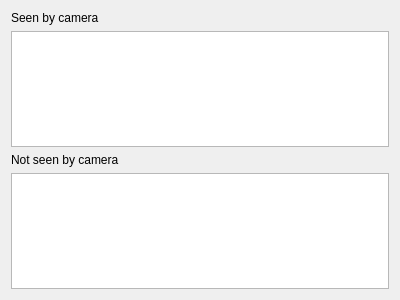
<?xml version="1.0" encoding="UTF-8"?>
<ui version="4.0">
 <class>Form</class>
 <widget class="QWidget" name="Form">
  <property name="geometry">
   <rect>
    <x>0</x>
    <y>0</y>
    <width>400</width>
    <height>300</height>
   </rect>
  </property>
  <property name="windowTitle">
   <string>Form</string>
  </property>
  <layout class="QVBoxLayout" name="verticalLayout">
   <item>
    <widget class="QLabel" name="label">
     <property name="text">
      <string>Seen by camera</string>
     </property>
    </widget>
   </item>
   <item>
    <widget class="QTableWidget" name="SeenTableWidget">
     <attribute name="horizontalHeaderVisible">
      <bool>false</bool>
     </attribute>
     <attribute name="verticalHeaderVisible">
      <bool>false</bool>
     </attribute>
     <column>
      <property name="text">
       <string>New Column</string>
      </property>
     </column>
    </widget>
   </item>
   <item>
    <widget class="QLabel" name="label_2">
     <property name="text">
      <string>Not seen by camera</string>
     </property>
    </widget>
   </item>
   <item>
    <widget class="QTableWidget" name="UnseenTableWidget">
     <attribute name="horizontalHeaderVisible">
      <bool>false</bool>
     </attribute>
     <attribute name="verticalHeaderVisible">
      <bool>false</bool>
     </attribute>
     <column>
      <property name="text">
       <string>New Column</string>
      </property>
     </column>
    </widget>
   </item>
  </layout>
 </widget>
 <resources/>
 <connections/>
</ui>
